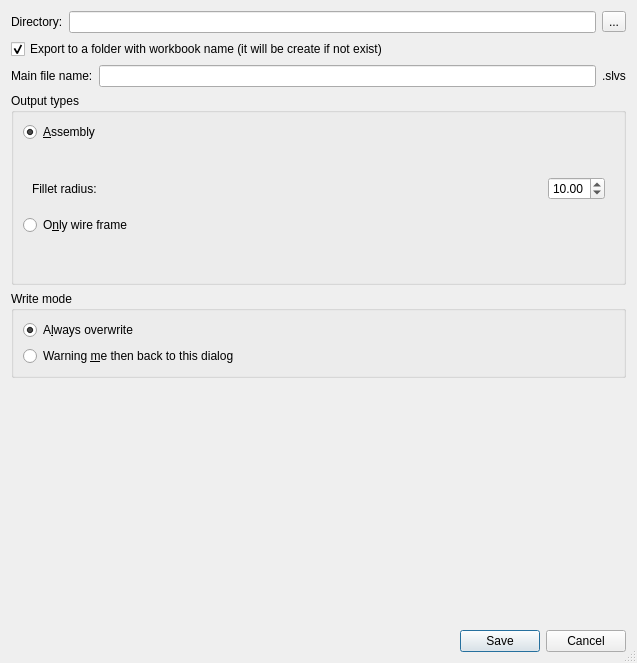
<?xml version="1.0" encoding="UTF-8"?>
<ui version="4.0">
 <class>Dialog</class>
 <widget class="QDialog" name="Dialog">
  <property name="geometry">
   <rect>
    <x>0</x>
    <y>0</y>
    <width>637</width>
    <height>663</height>
   </rect>
  </property>
  <property name="sizeGripEnabled">
   <bool>true</bool>
  </property>
  <property name="modal">
   <bool>true</bool>
  </property>
  <layout class="QVBoxLayout" name="main_layout">
   <item>
    <layout class="QHBoxLayout" name="horizontalLayout_2">
     <item>
      <widget class="QLabel" name="path_label">
       <property name="text">
        <string>Directory:</string>
       </property>
      </widget>
     </item>
     <item>
      <widget class="QLineEdit" name="path_edit"/>
     </item>
     <item>
      <widget class="QToolButton" name="choose_dir_button">
       <property name="text">
        <string>...</string>
       </property>
       <property name="icon">
        <iconset resource="../icons.qrc">
         <normaloff>:/icons/loadfile.png</normaloff>:/icons/loadfile.png</iconset>
       </property>
      </widget>
     </item>
    </layout>
   </item>
   <item>
    <widget class="QCheckBox" name="newfolder_option">
     <property name="text">
      <string>Export to a folder with workbook name (it will be create if not exist)</string>
     </property>
     <property name="checked">
      <bool>true</bool>
     </property>
    </widget>
   </item>
   <item>
    <layout class="QHBoxLayout" name="horizontalLayout_3">
     <item>
      <widget class="QLabel" name="filename_label">
       <property name="text">
        <string>Main file name:</string>
       </property>
      </widget>
     </item>
     <item>
      <widget class="QLineEdit" name="filename_edit">
       <property name="clearButtonEnabled">
        <bool>true</bool>
       </property>
      </widget>
     </item>
     <item>
      <widget class="QLabel" name="filename_suffix_label">
       <property name="text">
        <string>.slvs</string>
       </property>
      </widget>
     </item>
    </layout>
   </item>
   <item>
    <widget class="QGroupBox" name="output_group">
     <property name="title">
      <string>Output types</string>
     </property>
     <layout class="QVBoxLayout" name="output_layout">
      <item>
       <widget class="QRadioButton" name="assembly_radio">
        <property name="text">
         <string>&amp;Assembly</string>
        </property>
        <property name="checked">
         <bool>true</bool>
        </property>
       </widget>
      </item>
      <item>
       <widget class="QWidget" name="assembly_group" native="true">
        <layout class="QVBoxLayout" name="assembly_layout">
         <item>
          <widget class="QLabel" name="assembly_label">
           <property name="wordWrap">
            <bool>true</bool>
           </property>
          </widget>
         </item>
         <item>
          <layout class="QHBoxLayout" name="horizontalLayout_5">
           <item>
            <widget class="QLabel" name="link_radius_label">
             <property name="text">
              <string>Fillet radius:</string>
             </property>
            </widget>
           </item>
           <item>
            <spacer name="horizontalSpacer_2">
             <property name="orientation">
              <enum>Qt::Horizontal</enum>
             </property>
             <property name="sizeHint" stdset="0">
              <size>
               <width>40</width>
               <height>20</height>
              </size>
             </property>
            </spacer>
           </item>
           <item>
            <widget class="QDoubleSpinBox" name="link_radius">
             <property name="minimum">
              <double>0.010000000000000</double>
             </property>
             <property name="value">
              <double>10.000000000000000</double>
             </property>
            </widget>
           </item>
          </layout>
         </item>
        </layout>
       </widget>
      </item>
      <item>
       <widget class="QRadioButton" name="frame_radio">
        <property name="text">
         <string>O&amp;nly wire frame</string>
        </property>
       </widget>
      </item>
      <item>
       <widget class="QWidget" name="frame_group" native="true">
        <property name="enabled">
         <bool>false</bool>
        </property>
        <layout class="QVBoxLayout" name="verticalLayout">
         <item>
          <widget class="QLabel" name="frame_label">
           <property name="wordWrap">
            <bool>true</bool>
           </property>
          </widget>
         </item>
        </layout>
       </widget>
      </item>
     </layout>
    </widget>
   </item>
   <item>
    <widget class="QGroupBox" name="groupBox">
     <property name="title">
      <string>Write mode</string>
     </property>
     <layout class="QVBoxLayout" name="verticalLayout_2">
      <item>
       <widget class="QRadioButton" name="overwrite_radio">
        <property name="text">
         <string>A&amp;lways overwrite</string>
        </property>
        <property name="checked">
         <bool>true</bool>
        </property>
       </widget>
      </item>
      <item>
       <widget class="QRadioButton" name="warn_radio">
        <property name="text">
         <string>Warning &amp;me then back to this dialog</string>
        </property>
       </widget>
      </item>
     </layout>
    </widget>
   </item>
   <item>
    <spacer name="verticalSpacer">
     <property name="orientation">
      <enum>Qt::Vertical</enum>
     </property>
     <property name="sizeHint" stdset="0">
      <size>
       <width>20</width>
       <height>158</height>
      </size>
     </property>
    </spacer>
   </item>
   <item>
    <layout class="QHBoxLayout" name="horizontalLayout">
     <item>
      <spacer name="horizontalSpacer">
       <property name="orientation">
        <enum>Qt::Horizontal</enum>
       </property>
       <property name="sizeHint" stdset="0">
        <size>
         <width>40</width>
         <height>20</height>
        </size>
       </property>
      </spacer>
     </item>
     <item>
      <widget class="QDialogButtonBox" name="button_box">
       <property name="standardButtons">
        <set>QDialogButtonBox::Cancel|QDialogButtonBox::Save</set>
       </property>
      </widget>
     </item>
    </layout>
   </item>
  </layout>
 </widget>
 <resources>
  <include location="../icons.qrc"/>
 </resources>
 <connections>
  <connection>
   <sender>button_box</sender>
   <signal>rejected()</signal>
   <receiver>Dialog</receiver>
   <slot>reject()</slot>
   <hints>
    <hint type="sourcelabel">
     <x>296</x>
     <y>310</y>
    </hint>
    <hint type="destinationlabel">
     <x>199</x>
     <y>168</y>
    </hint>
   </hints>
  </connection>
  <connection>
   <sender>assembly_radio</sender>
   <signal>toggled(bool)</signal>
   <receiver>assembly_group</receiver>
   <slot>setEnabled(bool)</slot>
   <hints>
    <hint type="sourcelabel">
     <x>178</x>
     <y>146</y>
    </hint>
    <hint type="destinationlabel">
     <x>178</x>
     <y>184</y>
    </hint>
   </hints>
  </connection>
  <connection>
   <sender>frame_radio</sender>
   <signal>toggled(bool)</signal>
   <receiver>frame_group</receiver>
   <slot>setEnabled(bool)</slot>
   <hints>
    <hint type="sourcelabel">
     <x>200</x>
     <y>317</y>
    </hint>
    <hint type="destinationlabel">
     <x>200</x>
     <y>360</y>
    </hint>
   </hints>
  </connection>
 </connections>
</ui>
